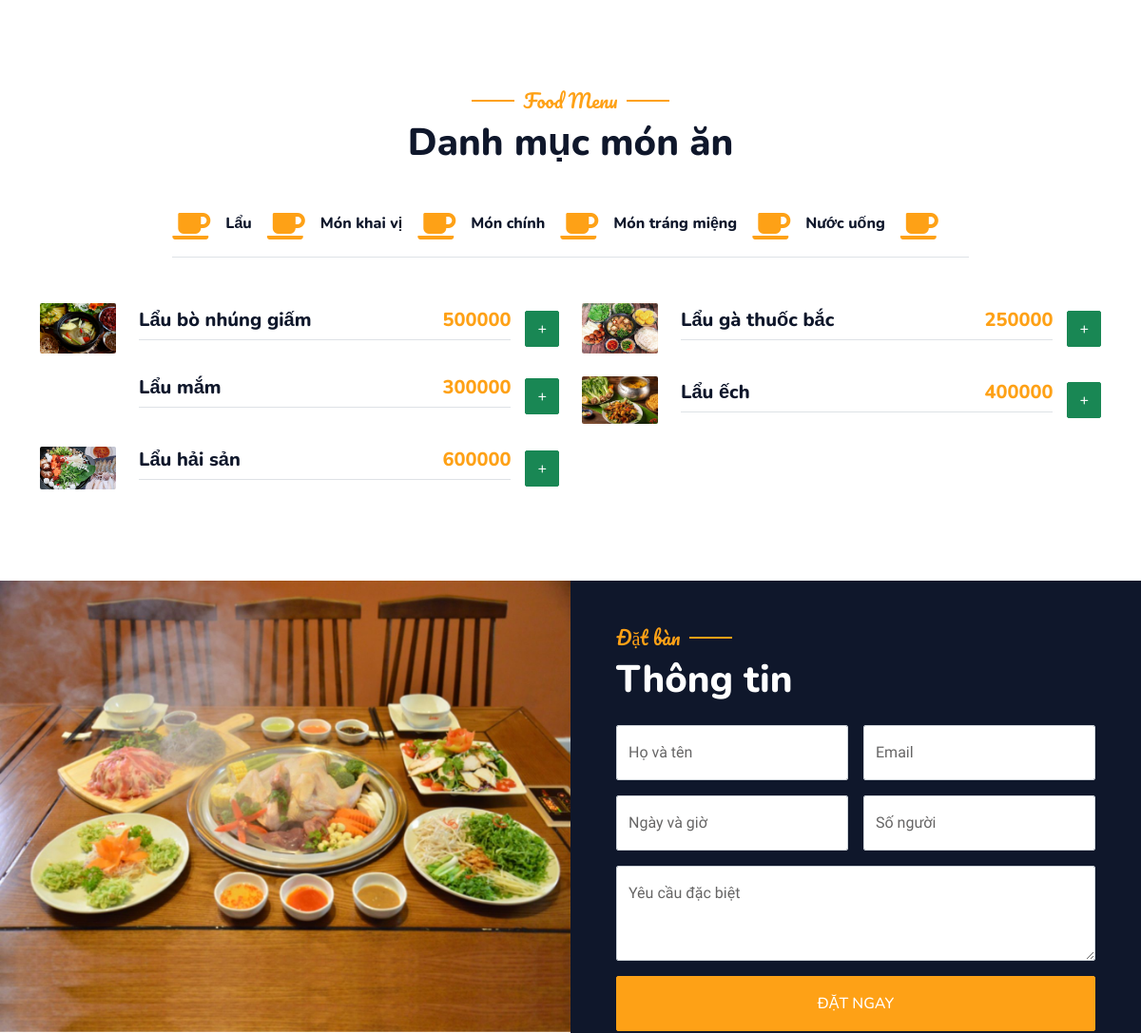
The page /controller/index.php (middle part) on the database as committed earlier.
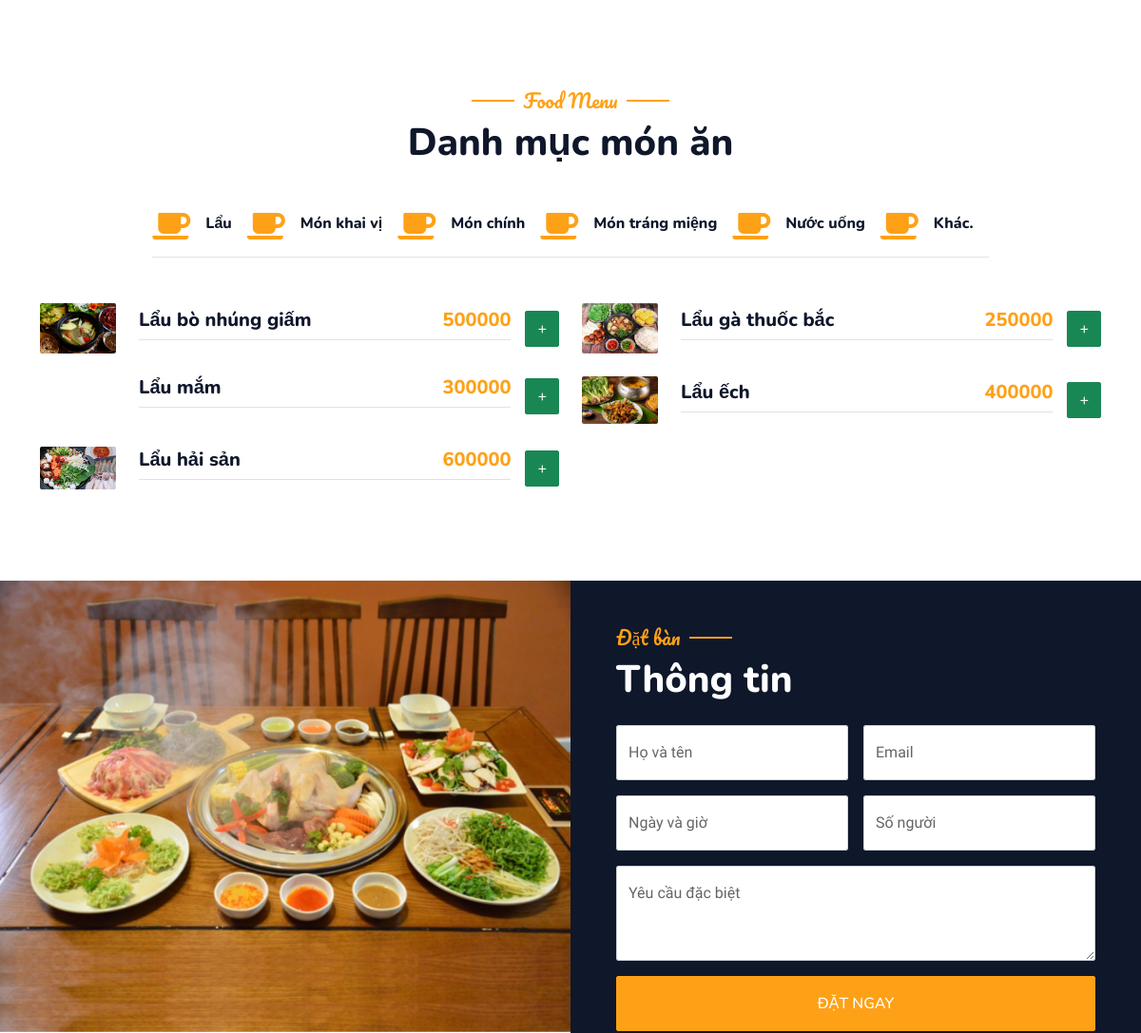
The same page on the database as committed later.
### tables this page shows
CREATE TABLE `loaisp` (
  `LoaiSP` int(11) NOT NULL,
  `TenLoai` varchar(50) NOT NULL
);

CREATE TABLE `danhmucsp` (
  `MaSP` int(11) NOT NULL,
  `MaLoai` int(11) NOT NULL,
  `TenSP` varchar(50) NOT NULL,
  `GiaBan` double NOT NULL,
  `GioiThieuSP` varchar(50) NOT NULL,
  `Anh` varchar(50) NOT NULL
);

### views/menu.php (the view, shortened to what this page needs)
<div class="container-xxl py-5">
    <div class="container">
        <div class="text-center wow fadeInUp" data-wow-delay="0.1s">
            <h5 class="section-title ff-secondary text-center text-primary fw-normal">
                Food Menu
            </h5>
            <h1 class="mb-5">Danh mục món ăn</h1>
        </div>
        <div class="tab-class text-center wow fadeInUp" data-wow-delay="0.1s">
            <ul class="nav nav-pills d-inline-flex justify-content-center border-bottom mb-5">
                <?php
                include_once '../models/ketnoi.php';
                $sql = "SELECT * FROM loaisp";
                $result = $conn->query($sql);
                if ($result->num_rows > 0) {
                    while ($row = $result->fetch_assoc()) {
                        echo
                        '<li class=' . '"nav-item"' . '>
                    <a class=' . '"d-flex align-items-center text-start mx-3 ms-0 pb-3"' . ' data-bs-toggle=' . '"pill"' . '
                        href=' . '"#tab-' . $row["LoaiSP"] . '"' . '>
                        <i class=' . '"fa fa-coffee fa-2x text-primary"' . '></i>
                        <div class=' . '"ps-3"' . '>
                            <h6 class=' . '"mt-n1 mb-0"' . '>' . $row["TenLoai"] . '</h6>
                        </div>
                    </a>
                </li>';
                    }
                }
                ?>
            </ul>
            <div class="tab-content">
                <?php
                echo
                '<div id=' . '"tab-1" class=' . '"tab-pane fade show p-0 active show"' . '>
                    <div class="row g-4">';
                $sql1 = "SELECT * FROM danhmucsp WHERE MaLoai=1";
                $result1 = $conn->query($sql1);
                if ($result1->num_rows > 0) {
                    while ($row1 = $result1->fetch_assoc()) {
                        echo
                        '<div class=' . '"col-lg-6"' . '>
                            <div class=' . '"d-flex align-items-center"' . '>
                                <img class=' . '"flex-shrink-0 img-fluid rounded"' . ' src=' . '"../views/img/' . $row1["Anh"] . '"' . ' alt=' . '""' . '
                                    style=' . '"width: 80px"' . ' />
                                <div class=' . '"w-100 d-flex flex-column text-start ps-4"' . '>
                                    <h5 class=' . '"d-flex justify-content-between border-bottom pb-2"' . '>
                                        <span>' . $row1["TenSP"] . '</span>
                                        <span class=' . '"text-primary"' . '>' . $row1["GiaBan"] . '</span>
                                    </h5>
                                    <small class=' . '"fst-italic"' . '></small>
                                </div>
                                <a href="../views/cart/themhang.php?MaSP=' . $row1["MaSP"] . '"><button type="button" class="btn btn-success" style="margin-left: 15px">+</button></a>
                            </div>
                        </div>';
                    }
                }
                echo '</div>
                 </div>';
                ?>
            </div>
        </div>
    </div>
</div>

### views/header.php (shortened to what this page needs)
<!DOCTYPE html>
<html lang="en">
<head>
    <link href="https://cdnjs.cloudflare.com/ajax/libs/font-awesome/5.10.0/css/all.min.css" rel="stylesheet" />
    <link href="https://cdn.jsdelivr.net/npm/bootstrap-icons@1.4.1/font/bootstrap-icons.css" rel="stylesheet" />
    <link href="../views/lib/animate/animate.min.css" rel="stylesheet" />
    <link href="../views/lib/owlcarousel/assets/owl.carousel.min.css" rel="stylesheet" />
    <link href="../views/lib/tempusdominus/css/tempusdominus-bootstrap-4.min.css" rel="stylesheet" />
    <link href="../views/css/bootstrap.min.css" rel="stylesheet" />
    <link href="../views/css/style.css" rel="stylesheet" />
</head>
<body>
    <div class="container-xxl bg-white p-0">

### controller/index.php (shortened to what this page needs)
<?php include '../views/header.php'; ?>
<div id="about-section" class="about-content">
<?php include '../views/about.php'; ?>
</div>
<div id="menu-section" class="menu-content">
<?php include '../views/menu.php'; ?>
</div>
<div id="Reservation-section" class="Reservation-content">
<?php include '../views/Reservation.php'; ?>
</div>
<?php include '../views/footer.php'; ?>

### views/about.php (shortened to what this page needs)
<div class="container-xxl py-5">
</div>

### views/Reservation.php (shortened to what this page needs)
<div class="container-xxl py-5 px-0 wow fadeInUp" data-wow-delay="0.1s">
    <div class="row g-0">
        <div class="col-md-6">
            <div class="image">
                <img src="../views/img/quanlau.jpg" alt="Ảnh Quan Lau" class="img-fluid">
            </div>
        </div>
        <div class="col-md-6 bg-dark d-flex align-items-center">
            <div class="p-5 wow fadeInUp" data-wow-delay="0.2s">
                <h5 class="section-title ff-secondary text-start text-primary fw-normal">
                    Đặt bàn
                </h5>
                <h1 class="text-white mb-4">Thông tin</h1>
                <form id="bookingForm">
                    <div class="row g-3">
                        <div class="col-md-6">
                            <div class="form-floating">
                                <input type="text" class="form-control" id="name" placeholder="Your Name" />
                                <label for="name">Họ và tên</label>
                            </div>
                        </div>
                        <div class="col-md-6">
                            <div class="form-floating">
                                <input type="email" class="form-control" id="email" placeholder="Your Email" />
                                <label for="email">Email</label>
                            </div>
                        </div>
                        <div class="col-md-6">
                            <div class="form-floating date" id="date3" data-target-input="nearest">
                                <input type="text" class="form-control datetimepicker-input" id="datetime"
                                    placeholder="Date & Time" data-target="#date3" data-toggle="datetimepicker" />
                                <label for="datetime">Ngày và giờ</label>
                            </div>
                        </div>
                        <div class="col-md-6">
                            <div class="form-floating">
                                <input type="number" class="form-control" id="number" placeholder="Số người" />
                                <label for="number">Số người</label>
                            </div>
                        </div>
                        <div class="col-12">
                            <div class="form-floating">
                                <textarea class="form-control" placeholder="Special Request" id="message"
                                    style="height: 100px"></textarea>
                                <label for="message">Yêu cầu đặc biệt</label>
                            </div>
                        </div>
                        <div class="col-12">
                            <button class="btn btn-primary w-100 py-3" type="submit">
                                Đặt ngay
                            </button>
                        </div>
                    </div>
                </form>
            </div>
        </div>
    </div>
</div>

### views/footer.php (shortened to what this page needs)
</div>
</body>
</html>

### views/css/style.css (style rules this page uses)
:root { --primary: #fea116; --light: #f1f8ff; --dark: #0f172b; }
.ff-secondary { font-family: "Pacifico", cursive; }
.btn { font-family: "Nunito", sans-serif; font-weight: 500; text-transform: uppercase; transition: 0.5s; }
.btn.btn-primary, .btn.btn-secondary { color: #ffffff; }
.section-title { position: relative; display: inline-block; }
.section-title::before { position: absolute; content: ""; width: 45px; height: 2px; top: 50%; left: -55px; margin-top: -1px; background: var(--primary); }
.section-title::after { position: absolute; content: ""; width: 45px; height: 2px; top: 50%; right: -55px; margin-top: -1px; background: var(--primary); }
.section-title.text-start::before, .section-title.text-end::after { display: none; }

Rows that differ between the two databases and show on the page:
changed loaisp: TenLoai (not shown) → "Khác."
